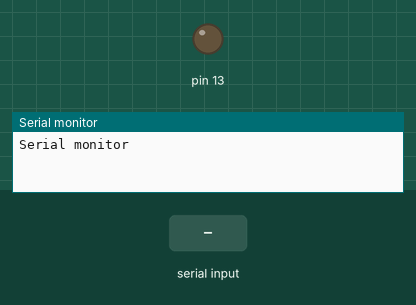
The sketch below on a simulated Arduino Uno, built with avr-gcc and run on an emulated ATmega328P. On the bench: output pins drawn as LEDs (lit = HIGH), the last lines printed to the serial monitor. The test bench sets the inputs (shaded band).

Above: at 1.2 s.
1.3 s: "a" received over the second serial link
At 2.4 s:
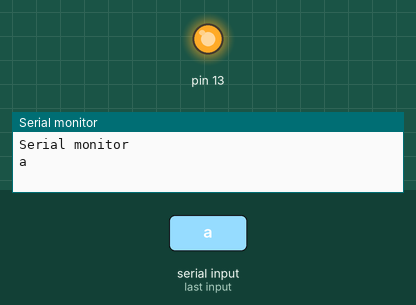
2.8 s: "b" received over the second serial link
At 3.5 s:
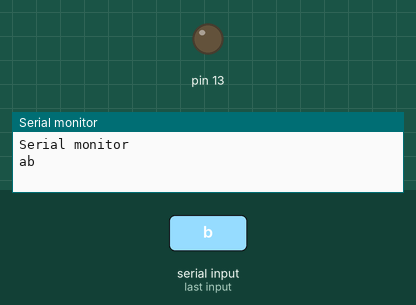
Timing chart, 0 to 5.8 s (numbered marks = the images above; inputs shaded):
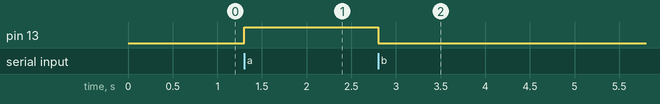

Measured:
- after the input at 1.3 s, pin 13: LOW → HIGH at once
- after the input at 2.8 s, pin 13: HIGH → LOW at once

The sketch:

05_Bluetooth_HC05.ino
```cpp
#include <SoftwareSerial.h>

SoftwareSerial Bluetooth(10, 11); // RX, TX
char x;
void setup()
{
   Serial.begin(9600);
   Bluetooth.begin(9600);
   pinMode(13,OUTPUT);
   Serial.println("Serial monitor");
}
void loop()
{

   if (Bluetooth.available())
   {
    x=Bluetooth.read();
    Serial.write(x);
    if(x=='a')
    {
      digitalWrite(13,HIGH);
    }
    else if(x=='b')
    {
       digitalWrite(13,LOW);
    }
    delay(10);
  }
    if (Serial.available())
    {
    Bluetooth.write(Serial.read());
    delay(10);
    }


}
```
